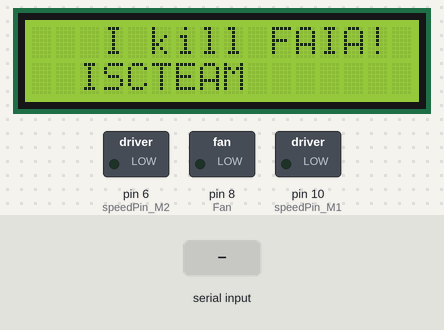
Bench run of a sketch on a simulated Arduino Uno, built with avr-gcc and run on an emulated ATmega328P. Parts: 16×2 character LCD, switched loads named in the sketch (green lamp = pin HIGH). The test bench sets the inputs (shaded band).

Above: at 1.3 s.
1.4 s: "w" received over Serial
At 2.5 s:
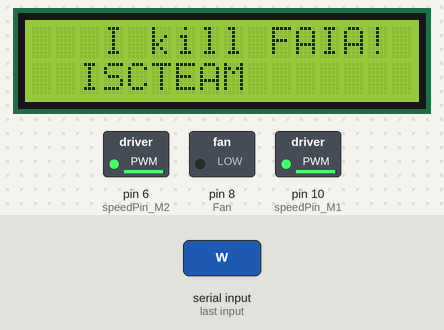
2.9 s: "x" received over Serial
At 3.4 s:
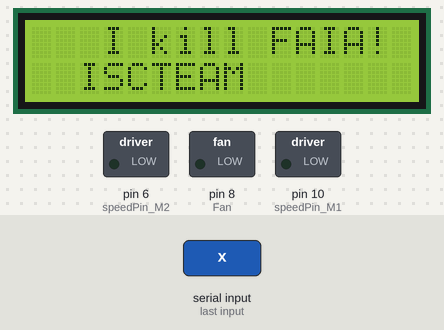
4.4 s: "s" received over Serial
At 5.0 s:
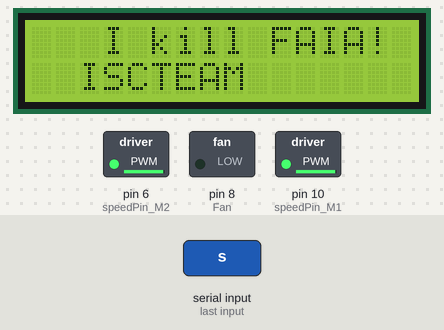
Timing chart, 0 to 7.4 s (numbered marks = the images above; inputs shaded):
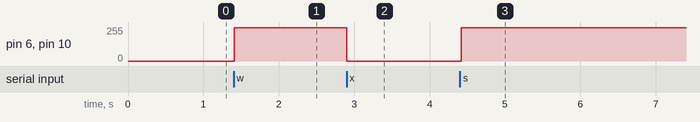

The sketch:

RomeoSoftwareV0.ino
```cpp
#include <Wire.h>
#include <LiquidCrystal_I2C.h>

#define Fan 8    //define driver pins
LiquidCrystal_I2C lcd(0x20,16,2);
int speedPin_M1 = 10;     //M1 Speed Control dir
int speedPin_M2 = 6;     //M2 Speed Control esq
int directionPin_M1 = 9;     //M1 Direction Control
int directionPin_M2 = 7;     //M2 Direction Control

void start(){
  lcd.setCursor(3,0);
  lcd.print("I kill FAIA!");
   lcd.setCursor(2,3);
  lcd.print("ISCTEAM");
}

void carStop(){                 //  Motor Stop
  digitalWrite(speedPin_M2,0);
  digitalWrite(directionPin_M1,LOW);
  digitalWrite(speedPin_M1,0);
  digitalWrite(directionPin_M2,LOW);
}

void carBack(int leftSpeed,int rightSpeed){         //Move backward
  analogWrite (speedPin_M2,leftSpeed);              //PWM Speed Control
  digitalWrite(directionPin_M1,HIGH);
  analogWrite (speedPin_M1,rightSpeed);
  digitalWrite(directionPin_M2,HIGH);
}

void carAdvance(int leftSpeed,int rightSpeed){       //Move forward
  analogWrite (speedPin_M2,leftSpeed);
  digitalWrite(directionPin_M1,LOW);
  analogWrite (speedPin_M1,rightSpeed);
  digitalWrite(directionPin_M2,LOW);
}

void carTurnLeft(int leftSpeed,int rightSpeed){      //Turn Left
  analogWrite (speedPin_M2,leftSpeed);
  digitalWrite(directionPin_M1,LOW);
  analogWrite (speedPin_M1,rightSpeed);
  digitalWrite(directionPin_M2,HIGH);
}
void carTurnRight(int leftSpeed,int rightSpeed){      //Turn Right
  analogWrite (speedPin_M2,leftSpeed);
  digitalWrite(directionPin_M1,HIGH);
  analogWrite (speedPin_M1,rightSpeed);
  digitalWrite(directionPin_M2,LOW);
}

void setup()
{
  pinMode(Fan,OUTPUT);
  Serial.begin(9600);    //Baudrate: 9600
  lcd.init();                      // initialize the lcd
  lcd.init();
  // Print a message to the LCD.
  lcd.backlight();
}
void loop()
{
  start();
  analogWrite(Fan, 0);


  if(Serial.available()){
    char val = Serial.read();
    if(val != -1)
    {
      switch(val)
      {
      case 'w'://Move Forward
        carAdvance(250,250);   //move forward in max speed
        break;
      case 's'://Move Backward
        carBack(250,250);   //move back in max speed
        break;
      case 'a'://Turn Left
        carTurnLeft(250,250);
        break;
      case 'd'://Turn Right
        carTurnRight(250,250);
        break;
      case 'x':
        carStop();
        break;
      }
    }

  }
}
```

Measured:
- after the input at 1.4 s, pin 6 (speedPin_M2), pin 10 (speedPin_M1): 0/255 → 250/255 at once
- after the input at 2.9 s, pin 6 (speedPin_M2), pin 10 (speedPin_M1): 250/255 → 0/255 at once
- after the input at 4.4 s, pin 6 (speedPin_M2), pin 10 (speedPin_M1): 0/255 → 250/255 at once
